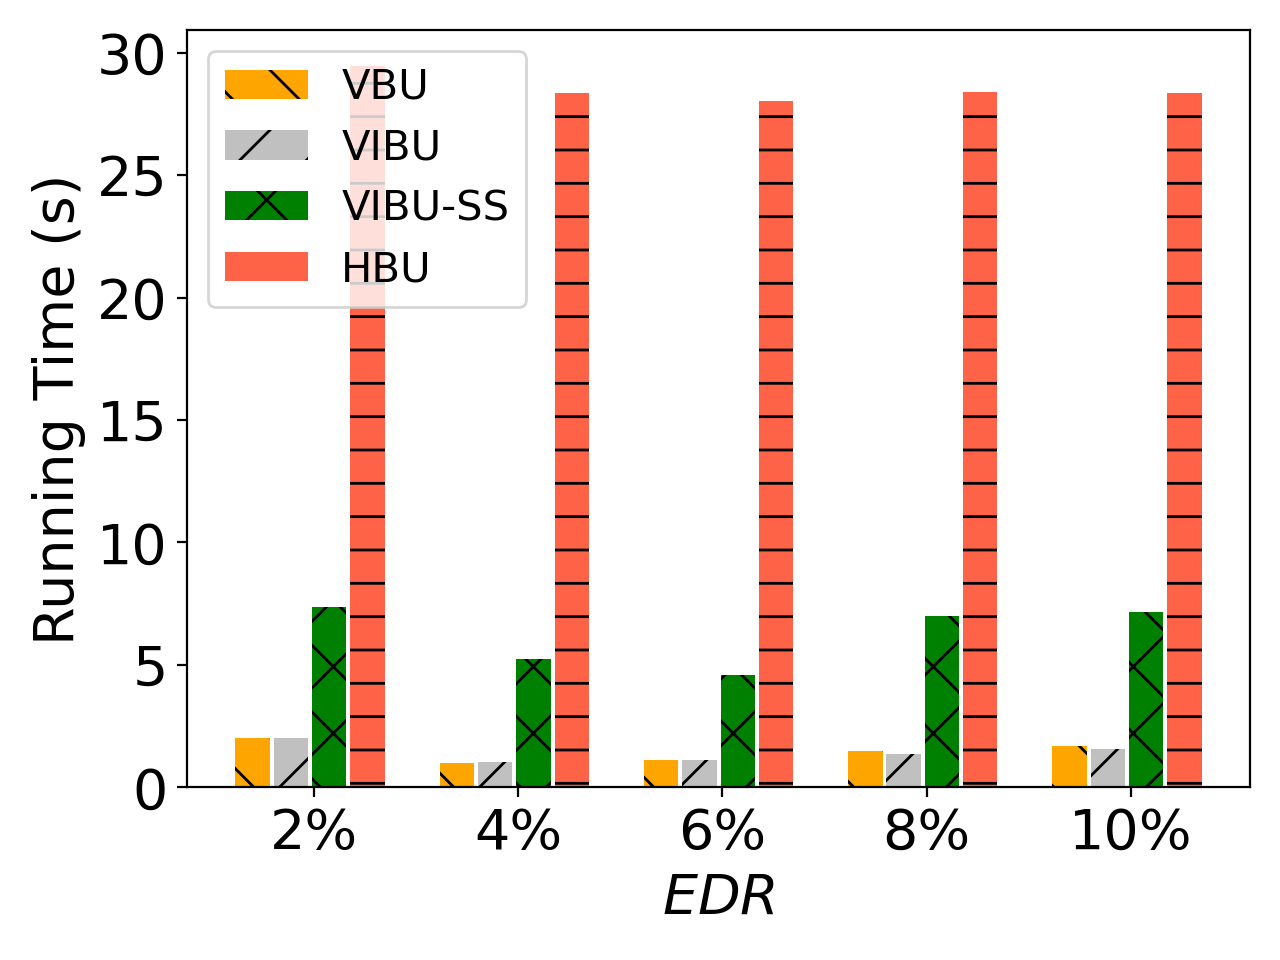

The script that saved this image:
import matplotlib.pyplot as plt
import numpy as np

# user num = 50
labels = ['2%', '4%', '6%', '8%', '10%']
unl_fr = [10*10*2.76 , 10*10*2.76, 10*10*2.76 , 10*10*2.76, 10*10*2.76   ]
unl_br = [44*100/6000*2.76, 22*100/6000*2.76, 24*100/6000*2.76, 32*100/6000*2.76, 37*100/6000*2.76]
unl_vib = [44*100/6000*2.76, 23*100/6000*2.76, 24*100/6000*2.76, 30*100/6000*2.76, 34*100/6000*2.76]
unl_self_r = [2*80*100/6000*2.76, 2*57*100/6000*2.76, 2*50*100/6000*2.76, 2*76*100/6000*2.76, 2*78*100/6000*2.76]
unl_hess_r = [40*100/6000*2.76 +27.6 , 16*100/6000*2.76 +27.6, 9*100/6000*2.76 +27.6 , 17*100/6000*2.76 +27.6, 16*100/6000*2.76 +27.6 ]

x = np.arange(len(labels))  # the label locations
width = 0.6  # the width of the bars
# no_noise = np.around(no_noise,0)
# samping = np.around(samping,0)
# ldp = np.around(ldp,0)


plt.figure()
#plt.subplots(figsize=(8, 5.3))
#plt.bar(x - width / 2 - width / 8 + width / 8, unl_fr, width=0.168, label='Retrain', color='dodgerblue', hatch='/')
plt.bar(x - width / 2 - width / 8 + width / 8, unl_br, width=0.168, label='VBU', color='orange', hatch='\\')
plt.bar(x - width / 8 - width / 16, unl_vib, width=0.168, label='VIBU', color='silver', hatch='/')
plt.bar(x + width / 8, unl_self_r, width=0.168, label='VIBU-SS', color='g', hatch='x')
plt.bar(x + width / 2 - width / 8 + width / 16, unl_hess_r, width=0.168, label='HBU', color='tomato', hatch='-')



# Add some text for labels, title and custom x-axis tick labels, etc.
plt.ylabel('Running Time (s)', fontsize=20)
# ax.set_title('Performance of Different Users n')
plt.xticks(x, labels, fontsize=20)
# ax.set_xticklabels(labels,fontsize=15)

my_y_ticks = np.arange(0, 33.1, 5)
plt.yticks(my_y_ticks, fontsize=20)
# ax.set_yticklabels(my_y_ticks,fontsize=15)

plt.legend(loc='upper left', fontsize=15)
plt.xlabel('$\it{EDR}$' ,fontsize=20)
# ax.bar_label(rects1, padding=1)
# ax.bar_label(rects2, padding=3)
# ax.bar_label(rects3, padding=3)

plt.tight_layout()

plt.rcParams['figure.figsize'] = (2.0, 1)
plt.rcParams['image.interpolation'] = 'nearest'
plt.rcParams['figure.subplot.left'] = 0.11
plt.rcParams['figure.subplot.bottom'] = 0.08
plt.rcParams['figure.subplot.right'] = 0.977
plt.rcParams['figure.subplot.top'] = 0.969
plt.savefig('cifar_rt_er_bar.png', dpi=200)
plt.show()
